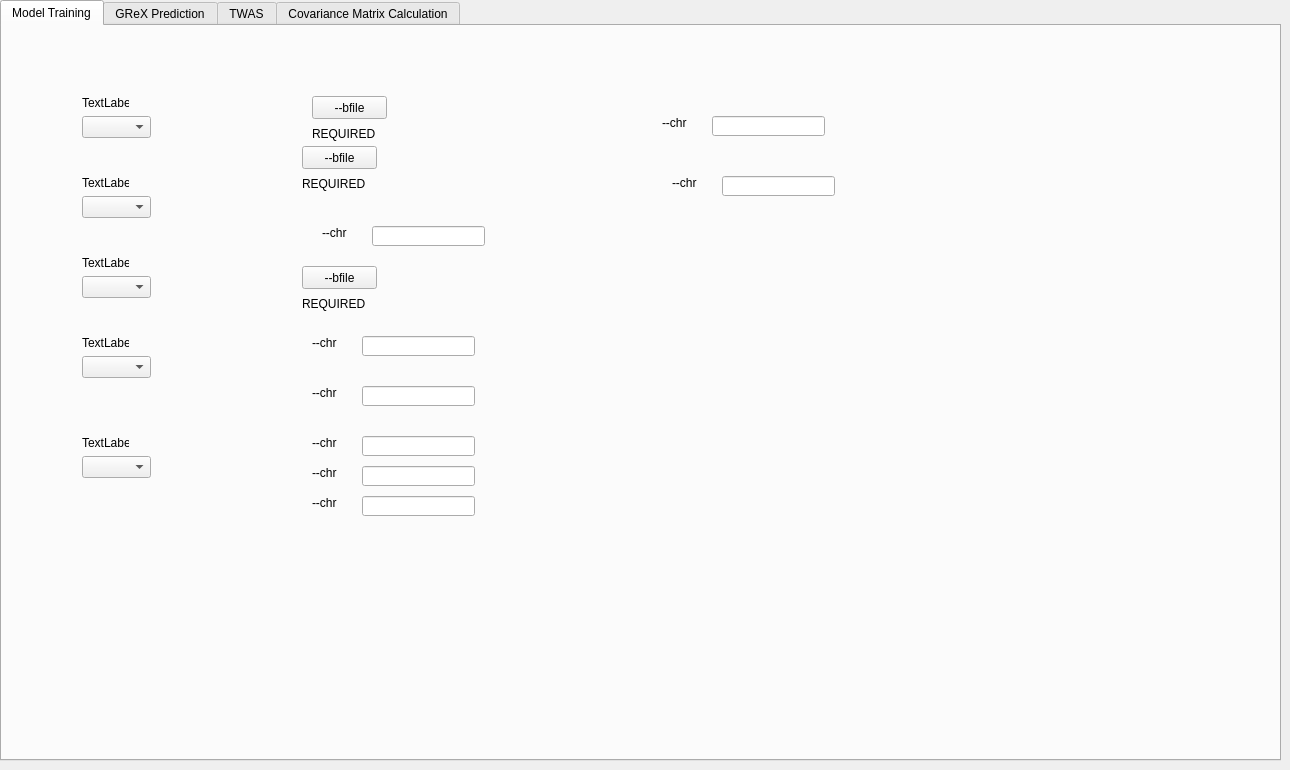
    <widget class="QWidget" name="tab_2">
     <attribute name="title">
      <string>TIGAR</string>
     </attribute>
     <widget class="QTabWidget" name="tabWidget_3">
      <property name="geometry">
       <rect>
        <x>0</x>
        <y>0</y>
        <width>1281</width>
        <height>761</height>
       </rect>
      </property>
      <property name="currentIndex">
       <number>0</number>
      </property>
      <widget class="QWidget" name="tab_16">
       <attribute name="title">
        <string>Model Training</string>
       </attribute>
       <widget class="QComboBox" name="comboBox">
        <property name="geometry">
         <rect>
          <x>80</x>
          <y>90</y>
          <width>69</width>
          <height>22</height>
         </rect>
        </property>
       </widget>
       <widget class="QLabel" name="label_6">
        <property name="geometry">
         <rect>
          <x>80</x>
          <y>70</y>
          <width>47</width>
          <height>13</height>
         </rect>
        </property>
        <property name="text">
         <string>TextLabel</string>
        </property>
       </widget>
       <widget class="QComboBox" name="comboBox_2">
        <property name="geometry">
         <rect>
          <x>80</x>
          <y>170</y>
          <width>69</width>
          <height>22</height>
         </rect>
        </property>
       </widget>
       <widget class="QLabel" name="label_7">
        <property name="geometry">
         <rect>
          <x>80</x>
          <y>150</y>
          <width>47</width>
          <height>13</height>
         </rect>
        </property>
        <property name="text">
         <string>TextLabel</string>
        </property>
       </widget>
       <widget class="QComboBox" name="comboBox_3">
        <property name="geometry">
         <rect>
          <x>80</x>
          <y>250</y>
          <width>69</width>
          <height>22</height>
         </rect>
        </property>
       </widget>
       <widget class="QLabel" name="label_8">
        <property name="geometry">
         <rect>
          <x>80</x>
          <y>230</y>
          <width>47</width>
          <height>13</height>
         </rect>
        </property>
        <property name="text">
         <string>TextLabel</string>
        </property>
       </widget>
       <widget class="QComboBox" name="comboBox_4">
        <property name="geometry">
         <rect>
          <x>80</x>
          <y>330</y>
          <width>69</width>
          <height>22</height>
         </rect>
        </property>
       </widget>
       <widget class="QLabel" name="label_9">
        <property name="geometry">
         <rect>
          <x>80</x>
          <y>310</y>
          <width>47</width>
          <height>13</height>
         </rect>
        </property>
        <property name="text">
         <string>TextLabel</string>
        </property>
       </widget>
       <widget class="QComboBox" name="comboBox_5">
        <property name="geometry">
         <rect>
          <x>80</x>
          <y>430</y>
          <width>69</width>
          <height>22</height>
         </rect>
        </property>
       </widget>
       <widget class="QLabel" name="label_10">
        <property name="geometry">
         <rect>
          <x>80</x>
          <y>410</y>
          <width>47</width>
          <height>13</height>
         </rect>
        </property>
        <property name="text">
         <string>TextLabel</string>
        </property>
       </widget>
       <widget class="QPushButton" name="FCWBFILE_2">
        <property name="geometry">
         <rect>
          <x>310</x>
          <y>70</y>
          <width>75</width>
          <height>23</height>
         </rect>
        </property>
        <property name="text">
         <string>--bfile</string>
        </property>
       </widget>
       <widget class="QLabel" name="FCWBFILELABEL_2">
        <property name="geometry">
         <rect>
          <x>310</x>
          <y>100</y>
          <width>311</width>
          <height>16</height>
         </rect>
        </property>
        <property name="text">
         <string>REQUIRED</string>
        </property>
       </widget>
       <widget class="QLabel" name="FCWBFILELABEL_3">
        <property name="geometry">
         <rect>
          <x>300</x>
          <y>150</y>
          <width>311</width>
          <height>16</height>
         </rect>
        </property>
        <property name="text">
         <string>REQUIRED</string>
        </property>
       </widget>
       <widget class="QPushButton" name="FCWBFILE_3">
        <property name="geometry">
         <rect>
          <x>300</x>
          <y>120</y>
          <width>75</width>
          <height>23</height>
         </rect>
        </property>
        <property name="text">
         <string>--bfile</string>
        </property>
       </widget>
       <widget class="QLineEdit" name="FATCHR_2">
        <property name="geometry">
         <rect>
          <x>370</x>
          <y>200</y>
          <width>113</width>
          <height>20</height>
         </rect>
        </property>
       </widget>
       <widget class="QLabel" name="label_25">
        <property name="geometry">
         <rect>
          <x>320</x>
          <y>200</y>
          <width>47</width>
          <height>13</height>
         </rect>
        </property>
        <property name="text">
         <string>--chr</string>
        </property>
       </widget>
       <widget class="QPushButton" name="FCWBFILE_4">
        <property name="geometry">
         <rect>
          <x>300</x>
          <y>240</y>
          <width>75</width>
          <height>23</height>
         </rect>
        </property>
        <property name="text">
         <string>--bfile</string>
        </property>
       </widget>
       <widget class="QLabel" name="FCWBFILELABEL_4">
        <property name="geometry">
         <rect>
          <x>300</x>
          <y>270</y>
          <width>311</width>
          <height>16</height>
         </rect>
        </property>
        <property name="text">
         <string>REQUIRED</string>
        </property>
       </widget>
       <widget class="QLabel" name="label_26">
        <property name="geometry">
         <rect>
          <x>310</x>
          <y>310</y>
          <width>47</width>
          <height>13</height>
         </rect>
        </property>
        <property name="text">
         <string>--chr</string>
        </property>
       </widget>
       <widget class="QLineEdit" name="FATCHR_3">
        <property name="geometry">
         <rect>
          <x>360</x>
          <y>310</y>
          <width>113</width>
          <height>20</height>
         </rect>
        </property>
       </widget>
       <widget class="QLabel" name="label_27">
        <property name="geometry">
         <rect>
          <x>310</x>
          <y>360</y>
          <width>47</width>
          <height>13</height>
         </rect>
        </property>
        <property name="text">
         <string>--chr</string>
        </property>
       </widget>
       <widget class="QLineEdit" name="FATCHR_4">
        <property name="geometry">
         <rect>
          <x>360</x>
          <y>360</y>
          <width>113</width>
          <height>20</height>
         </rect>
        </property>
       </widget>
       <widget class="QLabel" name="label_28">
        <property name="geometry">
         <rect>
          <x>310</x>
          <y>410</y>
          <width>47</width>
          <height>13</height>
         </rect>
        </property>
        <property name="text">
         <string>--chr</string>
        </property>
       </widget>
       <widget class="QLineEdit" name="FATCHR_5">
        <property name="geometry">
         <rect>
          <x>360</x>
          <y>410</y>
          <width>113</width>
          <height>20</height>
         </rect>
        </property>
       </widget>
       <widget class="QLabel" name="label_29">
        <property name="geometry">
         <rect>
          <x>310</x>
          <y>440</y>
          <width>47</width>
          <height>13</height>
         </rect>
        </property>
        <property name="text">
         <string>--chr</string>
        </property>
       </widget>
       <widget class="QLineEdit" name="FATCHR_6">
        <property name="geometry">
         <rect>
          <x>360</x>
          <y>440</y>
          <width>113</width>
          <height>20</height>
         </rect>
        </property>
       </widget>
       <widget class="QLabel" name="label_30">
        <property name="geometry">
         <rect>
          <x>310</x>
          <y>470</y>
          <width>47</width>
          <height>13</height>
         </rect>
        </property>
        <property name="text">
         <string>--chr</string>
        </property>
       </widget>
       <widget class="QLineEdit" name="FATCHR_7">
        <property name="geometry">
         <rect>
          <x>360</x>
          <y>470</y>
          <width>113</width>
          <height>20</height>
         </rect>
        </property>
       </widget>
       <widget class="QLabel" name="label_31">
        <property name="geometry">
         <rect>
          <x>660</x>
          <y>90</y>
          <width>47</width>
          <height>13</height>
         </rect>
        </property>
        <property name="text">
         <string>--chr</string>
        </property>
       </widget>
       <widget class="QLineEdit" name="FATCHR_8">
        <property name="geometry">
         <rect>
          <x>710</x>
          <y>90</y>
          <width>113</width>
          <height>20</height>
         </rect>
        </property>
       </widget>
       <widget class="QLabel" name="label_32">
        <property name="geometry">
         <rect>
          <x>670</x>
          <y>150</y>
          <width>47</width>
          <height>13</height>
         </rect>
        </property>
        <property name="text">
         <string>--chr</string>
        </property>
       </widget>
       <widget class="QLineEdit" name="FATCHR_9">
        <property name="geometry">
         <rect>
          <x>720</x>
          <y>150</y>
          <width>113</width>
          <height>20</height>
         </rect>
        </property>
       </widget>
      </widget>
      <widget class="QWidget" name="tab_9">
       <attribute name="title">
        <string>GReX Prediction</string>
       </attribute>
      </widget>
      <widget class="QWidget" name="tab_17">
       <attribute name="title">
        <string>TWAS</string>
       </attribute>
      </widget>
      <widget class="QWidget" name="tab_18">
       <attribute name="title">
        <string>Covariance Matrix Calculation</string>
       </attribute>
      </widget>
     </widget>
    </widget>
